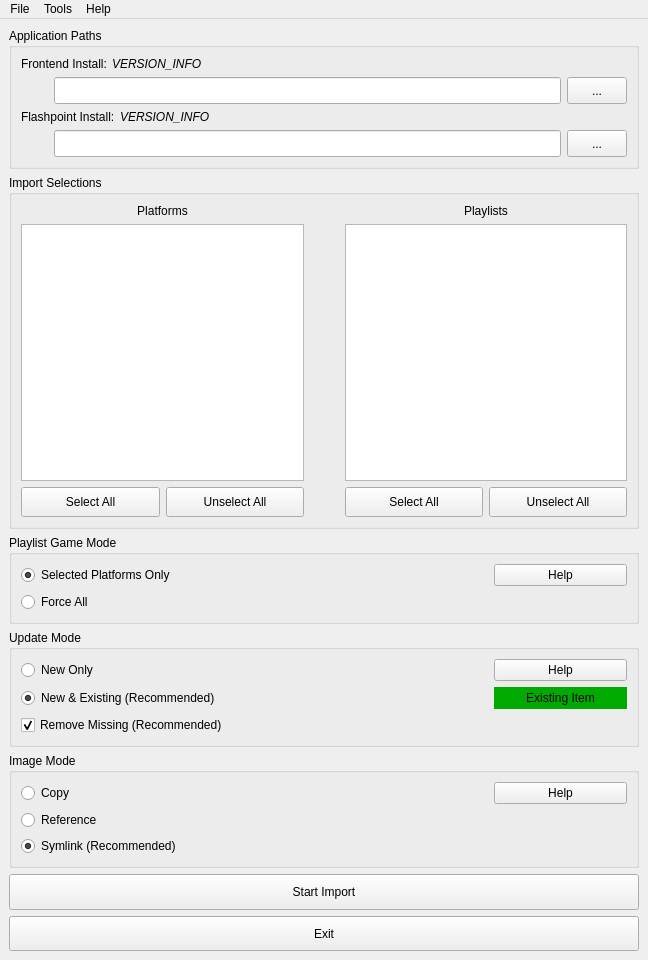
 <widget class="QMainWindow" name="MainWindow">
  <property name="geometry">
   <rect>
    <x>0</x>
    <y>0</y>
    <width>648</width>
    <height>960</height>
   </rect>
  </property>
  <property name="windowTitle">
   <string>MainWindow</string>
  </property>
  <widget class="QWidget" name="centralwidget">
   <layout class="QVBoxLayout" name="verticalLayout_3" stretch="0,0,0,0,0,0,0">
    <item>
     <widget class="QGroupBox" name="groupBox_appPathInputs">
      <property name="sizePolicy">
       <sizepolicy hsizetype="Preferred" vsizetype="Preferred">
        <horstretch>0</horstretch>
        <verstretch>3</verstretch>
       </sizepolicy>
      </property>
      <property name="title">
       <string>Application Paths</string>
      </property>
      <layout class="QGridLayout" name="gridLayout">
       <property name="topMargin">
        <number>9</number>
       </property>
       <item row="2" column="1">
        <widget class="QLineEdit" name="lineEdit_frontendPath">
         <property name="sizePolicy">
          <sizepolicy hsizetype="Expanding" vsizetype="Minimum">
           <horstretch>20</horstretch>
           <verstretch>1</verstretch>
          </sizepolicy>
         </property>
         <property name="minimumSize">
          <size>
           <width>200</width>
           <height>22</height>
          </size>
         </property>
         <property name="font">
          <font>
           <pointsize>9</pointsize>
          </font>
         </property>
        </widget>
       </item>
       <item row="2" column="0">
        <widget class="QLabel" name="icon_frontend_install_status">
         <property name="sizePolicy">
          <sizepolicy hsizetype="Fixed" vsizetype="Fixed">
           <horstretch>0</horstretch>
           <verstretch>0</verstretch>
          </sizepolicy>
         </property>
         <property name="minimumSize">
          <size>
           <width>27</width>
           <height>27</height>
          </size>
         </property>
         <property name="maximumSize">
          <size>
           <width>27</width>
           <height>27</height>
          </size>
         </property>
         <property name="sizeIncrement">
          <size>
           <width>0</width>
           <height>0</height>
          </size>
         </property>
         <property name="baseSize">
          <size>
           <width>0</width>
           <height>0</height>
          </size>
         </property>
         <property name="text">
          <string/>
         </property>
         <property name="textFormat">
          <enum>Qt::PlainText</enum>
         </property>
         <property name="pixmap">
          <pixmap resource="../res/resources.qrc">:/icon/No_Install.png</pixmap>
         </property>
         <property name="scaledContents">
          <bool>true</bool>
         </property>
         <property name="alignment">
          <set>Qt::AlignLeading|Qt::AlignLeft|Qt::AlignVCenter</set>
         </property>
        </widget>
       </item>
       <item row="6" column="0">
        <widget class="QLabel" name="icon_flashpoint_install_status">
         <property name="sizePolicy">
          <sizepolicy hsizetype="Fixed" vsizetype="Fixed">
           <horstretch>1</horstretch>
           <verstretch>0</verstretch>
          </sizepolicy>
         </property>
         <property name="minimumSize">
          <size>
           <width>27</width>
           <height>27</height>
          </size>
         </property>
         <property name="maximumSize">
          <size>
           <width>27</width>
           <height>27</height>
          </size>
         </property>
         <property name="text">
          <string/>
         </property>
         <property name="pixmap">
          <pixmap resource="../res/resources.qrc">:/icon/No_Install.png</pixmap>
         </property>
         <property name="scaledContents">
          <bool>true</bool>
         </property>
        </widget>
       </item>
       <item row="6" column="1">
        <widget class="QLineEdit" name="lineEdit_flashpointPath">
         <property name="sizePolicy">
          <sizepolicy hsizetype="Expanding" vsizetype="Minimum">
           <horstretch>20</horstretch>
           <verstretch>0</verstretch>
          </sizepolicy>
         </property>
         <property name="minimumSize">
          <size>
           <width>200</width>
           <height>22</height>
          </size>
         </property>
         <property name="font">
          <font>
           <pointsize>9</pointsize>
          </font>
         </property>
        </widget>
       </item>
       <item row="2" column="2">
        <widget class="QPushButton" name="pushButton_frontendBrowse">
         <property name="sizePolicy">
          <sizepolicy hsizetype="Preferred" vsizetype="Minimum">
           <horstretch>1</horstretch>
           <verstretch>0</verstretch>
          </sizepolicy>
         </property>
         <property name="minimumSize">
          <size>
           <width>60</width>
           <height>22</height>
          </size>
         </property>
         <property name="text">
          <string>...</string>
         </property>
        </widget>
       </item>
       <item row="6" column="2">
        <widget class="QPushButton" name="pushButton_flashpointBrowse">
         <property name="sizePolicy">
          <sizepolicy hsizetype="Preferred" vsizetype="Minimum">
           <horstretch>1</horstretch>
           <verstretch>0</verstretch>
          </sizepolicy>
         </property>
         <property name="minimumSize">
          <size>
           <width>60</width>
           <height>22</height>
          </size>
         </property>
         <property name="text">
          <string>...</string>
         </property>
        </widget>
       </item>
       <item row="5" column="0" colspan="2">
        <layout class="QHBoxLayout" name="horizontalLayout" stretch="0,1">
         <property name="spacing">
          <number>5</number>
         </property>
         <item>
          <widget class="QLabel" name="label_flashpointPath">
           <property name="text">
            <string>Flashpoint Install:</string>
           </property>
          </widget>
         </item>
         <item>
          <widget class="QLabel" name="label_flashpointVersion">
           <property name="font">
            <font>
             <italic>true</italic>
            </font>
           </property>
           <property name="text">
            <string>VERSION_INFO</string>
           </property>
           <property name="margin">
            <number>0</number>
           </property>
          </widget>
         </item>
        </layout>
       </item>
       <item row="1" column="0" colspan="2">
        <layout class="QHBoxLayout" name="horizontalLayout_5" stretch="0,1">
         <property name="spacing">
          <number>5</number>
         </property>
         <property name="leftMargin">
          <number>0</number>
         </property>
         <item>
          <widget class="QLabel" name="label_frontendPath">
           <property name="text">
            <string>Frontend Install:</string>
           </property>
           <property name="indent">
            <number>0</number>
           </property>
          </widget>
         </item>
         <item>
          <widget class="QLabel" name="label_frontendVersion">
           <property name="font">
            <font>
             <italic>true</italic>
            </font>
           </property>
           <property name="text">
            <string>VERSION_INFO</string>
           </property>
          </widget>
         </item>
        </layout>
       </item>
      </layout>
     </widget>
    </item>
    <item>
     <widget class="QGroupBox" name="groupBox_importSelection">
      <property name="enabled">
       <bool>true</bool>
      </property>
      <property name="sizePolicy">
       <sizepolicy hsizetype="Preferred" vsizetype="Expanding">
        <horstretch>0</horstretch>
        <verstretch>10</verstretch>
       </sizepolicy>
      </property>
      <property name="title">
       <string>Import Selections</string>
      </property>
      <layout class="QHBoxLayout" name="horizontalLayout_4">
       <item>
        <layout class="QVBoxLayout" name="verticalLayout" stretch="0,17,2">
         <item>
          <widget class="QLabel" name="label_platformOptions">
           <property name="text">
            <string>Platforms</string>
           </property>
           <property name="alignment">
            <set>Qt::AlignCenter</set>
           </property>
          </widget>
         </item>
         <item>
          <widget class="QListWidget" name="listWidget_platformChoices">
           <property name="sizePolicy">
            <sizepolicy hsizetype="Expanding" vsizetype="Expanding">
             <horstretch>0</horstretch>
             <verstretch>10</verstretch>
            </sizepolicy>
           </property>
           <property name="minimumSize">
            <size>
             <width>150</width>
             <height>35</height>
            </size>
           </property>
           <property name="selectionMode">
            <enum>QAbstractItemView::NoSelection</enum>
           </property>
          </widget>
         </item>
         <item>
          <layout class="QHBoxLayout" name="horizontalLayout_2" stretch="0,0">
           <item>
            <widget class="QPushButton" name="pushButton_selectAll_platforms">
             <property name="sizePolicy">
              <sizepolicy hsizetype="Minimum" vsizetype="Expanding">
               <horstretch>0</horstretch>
               <verstretch>5</verstretch>
              </sizepolicy>
             </property>
             <property name="minimumSize">
              <size>
               <width>0</width>
               <height>22</height>
              </size>
             </property>
             <property name="text">
              <string>Select All</string>
             </property>
            </widget>
           </item>
           <item>
            <widget class="QPushButton" name="pushButton_selectNone_platforms">
             <property name="sizePolicy">
              <sizepolicy hsizetype="Minimum" vsizetype="Minimum">
               <horstretch>0</horstretch>
               <verstretch>5</verstretch>
              </sizepolicy>
             </property>
             <property name="minimumSize">
              <size>
               <width>0</width>
               <height>22</height>
              </size>
             </property>
             <property name="text">
              <string>Unselect All</string>
             </property>
            </widget>
           </item>
          </layout>
         </item>
        </layout>
       </item>
       <item>
        <spacer name="horizontalSpacer">
         <property name="orientation">
          <enum>Qt::Horizontal</enum>
         </property>
         <property name="sizeType">
          <enum>QSizePolicy::Preferred</enum>
         </property>
         <property name="sizeHint" stdset="0">
          <size>
           <width>35</width>
           <height>20</height>
          </size>
         </property>
        </spacer>
       </item>
       <item>
        <layout class="QVBoxLayout" name="verticalLayout_2" stretch="0,17,2">
         <item>
          <widget class="QLabel" name="label_playlistOptions">
           <property name="text">
            <string>Playlists</string>
           </property>
           <property name="alignment">
            <set>Qt::AlignCenter</set>
           </property>
          </widget>
         </item>
         <item>
          <widget class="QListWidget" name="listWidget_playlistChoices">
           <property name="minimumSize">
            <size>
             <width>150</width>
             <height>35</height>
            </size>
           </property>
           <property name="selectionMode">
            <enum>QAbstractItemView::NoSelection</enum>
           </property>
          </widget>
         </item>
         <item>
          <layout class="QHBoxLayout" name="horizontalLayout_3">
           <property name="sizeConstraint">
            <enum>QLayout::SetDefaultConstraint</enum>
           </property>
           <item>
            <widget class="QPushButton" name="pushButton_selectAll_playlists">
             <property name="sizePolicy">
              <sizepolicy hsizetype="Minimum" vsizetype="Minimum">
               <horstretch>0</horstretch>
               <verstretch>0</verstretch>
              </sizepolicy>
             </property>
             <property name="minimumSize">
              <size>
               <width>0</width>
               <height>22</height>
              </size>
             </property>
             <property name="text">
              <string>Select All</string>
             </property>
            </widget>
           </item>
           <item>
            <widget class="QPushButton" name="pushButton_selectNone_playlists">
             <property name="sizePolicy">
              <sizepolicy hsizetype="Minimum" vsizetype="Minimum">
               <horstretch>0</horstretch>
               <verstretch>0</verstretch>
              </sizepolicy>
             </property>
             <property name="minimumSize">
              <size>
               <width>0</width>
               <height>22</height>
              </size>
             </property>
             <property name="text">
              <string>Unselect All</string>
             </property>
            </widget>
           </item>
          </layout>
         </item>
        </layout>
       </item>
      </layout>
     </widget>
    </item>
    <item>
     <widget class="QGroupBox" name="groupBox_playlistGameMode">
      <property name="sizePolicy">
       <sizepolicy hsizetype="Preferred" vsizetype="Preferred">
        <horstretch>0</horstretch>
        <verstretch>2</verstretch>
       </sizepolicy>
      </property>
      <property name="title">
       <string>Playlist Game Mode</string>
      </property>
      <layout class="QGridLayout" name="gridLayout_6" rowstretch="1,0" columnstretch="6,1,2">
       <item row="0" column="1">
        <spacer name="horizontalSpacer_4">
         <property name="orientation">
          <enum>Qt::Horizontal</enum>
         </property>
         <property name="sizeHint" stdset="0">
          <size>
           <width>40</width>
           <height>20</height>
          </size>
         </property>
        </spacer>
       </item>
       <item row="0" column="2">
        <widget class="QPushButton" name="pushButton_playlistGameModeHelp">
         <property name="sizePolicy">
          <sizepolicy hsizetype="Minimum" vsizetype="Minimum">
           <horstretch>0</horstretch>
           <verstretch>1</verstretch>
          </sizepolicy>
         </property>
         <property name="minimumSize">
          <size>
           <width>100</width>
           <height>22</height>
          </size>
         </property>
         <property name="maximumSize">
          <size>
           <width>270</width>
           <height>40</height>
          </size>
         </property>
         <property name="text">
          <string>Help</string>
         </property>
         <property name="icon">
          <iconset resource="../res/resources.qrc">
           <normaloff>:/icon/Update_Mode_Info.png</normaloff>:/icon/Update_Mode_Info.png</iconset>
         </property>
         <attribute name="buttonGroup">
          <string notr="true">buttonGroup_imageMode</string>
         </attribute>
        </widget>
       </item>
       <item row="1" column="0">
        <widget class="QRadioButton" name="radioButton_forceAll">
         <property name="sizePolicy">
          <sizepolicy hsizetype="Minimum" vsizetype="Minimum">
           <horstretch>0</horstretch>
           <verstretch>0</verstretch>
          </sizepolicy>
         </property>
         <property name="text">
          <string>Force All</string>
         </property>
         <property name="checked">
          <bool>false</bool>
         </property>
        </widget>
       </item>
       <item row="0" column="0">
        <widget class="QRadioButton" name="radioButton_selectedPlatformsOnly">
         <property name="sizePolicy">
          <sizepolicy hsizetype="Minimum" vsizetype="Minimum">
           <horstretch>0</horstretch>
           <verstretch>0</verstretch>
          </sizepolicy>
         </property>
         <property name="text">
          <string>Selected Platforms Only</string>
         </property>
         <property name="checked">
          <bool>true</bool>
         </property>
        </widget>
       </item>
      </layout>
     </widget>
    </item>
    <item>
     <widget class="QGroupBox" name="groupBox_updateMode">
      <property name="sizePolicy">
       <sizepolicy hsizetype="Preferred" vsizetype="Preferred">
        <horstretch>0</horstretch>
        <verstretch>3</verstretch>
       </sizepolicy>
      </property>
      <property name="title">
       <string>Update Mode</string>
      </property>
      <layout class="QGridLayout" name="gridLayout_4" rowstretch="1,1,1" columnstretch="6,1,2" rowminimumheight="0,0,0">
       <item row="0" column="1">
        <spacer name="horizontalSpacer_2">
         <property name="orientation">
          <enum>Qt::Horizontal</enum>
         </property>
         <property name="sizeType">
          <enum>QSizePolicy::Expanding</enum>
         </property>
         <property name="sizeHint" stdset="0">
          <size>
           <width>40</width>
           <height>20</height>
          </size>
         </property>
        </spacer>
       </item>
       <item row="0" column="2">
        <widget class="QPushButton" name="pushButton_updateModeHelp">
         <property name="sizePolicy">
          <sizepolicy hsizetype="Minimum" vsizetype="Minimum">
           <horstretch>0</horstretch>
           <verstretch>1</verstretch>
          </sizepolicy>
         </property>
         <property name="minimumSize">
          <size>
           <width>100</width>
           <height>22</height>
          </size>
         </property>
         <property name="maximumSize">
          <size>
           <width>270</width>
           <height>40</height>
          </size>
         </property>
         <property name="text">
          <string>Help</string>
         </property>
         <property name="icon">
          <iconset resource="../res/resources.qrc">
           <normaloff>:/icon/Update_Mode_Info.png</normaloff>:/icon/Update_Mode_Info.png</iconset>
         </property>
        </widget>
       </item>
       <item row="1" column="0">
        <widget class="QRadioButton" name="radioButton_updateExisting">
         <property name="sizePolicy">
          <sizepolicy hsizetype="Minimum" vsizetype="Minimum">
           <horstretch>0</horstretch>
           <verstretch>0</verstretch>
          </sizepolicy>
         </property>
         <property name="minimumSize">
          <size>
           <width>190</width>
           <height>0</height>
          </size>
         </property>
         <property name="text">
          <string>New &amp;&amp; Existing (Recommended)</string>
         </property>
         <property name="checked">
          <bool>true</bool>
         </property>
        </widget>
       </item>
       <item row="2" column="0">
        <widget class="QCheckBox" name="checkBox_removeMissing">
         <property name="sizePolicy">
          <sizepolicy hsizetype="Minimum" vsizetype="Minimum">
           <horstretch>0</horstretch>
           <verstretch>0</verstretch>
          </sizepolicy>
         </property>
         <property name="minimumSize">
          <size>
           <width>190</width>
           <height>0</height>
          </size>
         </property>
         <property name="text">
          <string>Remove Missing (Recommended)</string>
         </property>
         <property name="checked">
          <bool>true</bool>
         </property>
        </widget>
       </item>
       <item row="0" column="0">
        <widget class="QRadioButton" name="radioButton_onlyAdd">
         <property name="sizePolicy">
          <sizepolicy hsizetype="Minimum" vsizetype="Minimum">
           <horstretch>0</horstretch>
           <verstretch>0</verstretch>
          </sizepolicy>
         </property>
         <property name="minimumSize">
          <size>
           <width>190</width>
           <height>0</height>
          </size>
         </property>
         <property name="text">
          <string>New Only</string>
         </property>
         <property name="checked">
          <bool>false</bool>
         </property>
        </widget>
       </item>
       <item row="1" column="2">
        <widget class="QLabel" name="label_existingItemColor">
         <property name="enabled">
          <bool>true</bool>
         </property>
         <property name="sizePolicy">
          <sizepolicy hsizetype="Minimum" vsizetype="Minimum">
           <horstretch>0</horstretch>
           <verstretch>1</verstretch>
          </sizepolicy>
         </property>
         <property name="minimumSize">
          <size>
           <width>100</width>
           <height>22</height>
          </size>
         </property>
         <property name="maximumSize">
          <size>
           <width>270</width>
           <height>40</height>
          </size>
         </property>
         <property name="sizeIncrement">
          <size>
           <width>0</width>
           <height>40</height>
          </size>
         </property>
         <property name="palette">
          <palette>
           <active>
            <colorrole role="WindowText">
             <brush brushstyle="SolidPattern">
              <color alpha="255">
               <red>0</red>
               <green>0</green>
               <blue>0</blue>
              </color>
             </brush>
            </colorrole>
            <colorrole role="Base">
             <brush brushstyle="SolidPattern">
              <color alpha="255">
               <red>255</red>
               <green>255</green>
               <blue>255</blue>
              </color>
             </brush>
            </colorrole>
            <colorrole role="Window">
             <brush brushstyle="SolidPattern">
              <color alpha="255">
               <red>0</red>
               <green>170</green>
               <blue>0</blue>
              </color>
             </brush>
            </colorrole>
           </active>
           <inactive>
            <colorrole role="WindowText">
             <brush brushstyle="SolidPattern">
              <color alpha="255">
               <red>0</red>
               <green>0</green>
               <blue>0</blue>
              </color>
             </brush>
            </colorrole>
            <colorrole role="Base">
             <brush brushstyle="SolidPattern">
              <color alpha="255">
               <red>255</red>
               <green>255</green>
               <blue>255</blue>
              </color>
             </brush>
            </colorrole>
            <colorrole role="Window">
             <brush brushstyle="SolidPattern">
              <color alpha="255">
               <red>0</red>
               <green>170</green>
               <blue>0</blue>
              </color>
             </brush>
            </colorrole>
           </inactive>
           <disabled>
            <colorrole role="WindowText">
             <brush brushstyle="SolidPattern">
              <color alpha="255">
               <red>222</red>
               <green>222</green>
               <blue>222</blue>
              </color>
             </brush>
            </colorrole>
            <colorrole role="Base">
             <brush brushstyle="SolidPattern">
              <color alpha="255">
               <red>0</red>
               <green>170</green>
               <blue>0</blue>
              </color>
             </brush>
            </colorrole>
            <colorrole role="Window">
             <brush brushstyle="SolidPattern">
              <color alpha="255">
               <red>0</red>
               <green>170</green>
               <blue>0</blue>
              </color>
             </brush>
            </colorrole>
           </disabled>
          </palette>
         </property>
         <property name="autoFillBackground">
          <bool>true</bool>
         </property>
         <property name="text">
          <string>Existing Item</string>
         </property>
         <property name="alignment">
          <set>Qt::AlignCenter</set>
         </property>
        </widget>
       </item>
      </layout>
     </widget>
    </item>
    <item>
     <widget class="QGroupBox" name="groupBox_imageMode">
      <property name="sizePolicy">
       <sizepolicy hsizetype="Preferred" vsizetype="Preferred">
        <horstretch>0</horstretch>
        <verstretch>2</verstretch>
       </sizepolicy>
      </property>
      <property name="title">
       <string>Image Mode</string>
      </property>
      <layout class="QGridLayout" name="gridLayout_5" rowstretch="1,1,0" columnstretch="6,1,2">
       <item row="0" column="0">
        <widget class="QRadioButton" name="radioButton_copy">
         <property name="sizePolicy">
          <sizepolicy hsizetype="Minimum" vsizetype="Minimum">
           <horstretch>0</horstretch>
           <verstretch>0</verstretch>
          </sizepolicy>
         </property>
         <property name="text">
          <string>Copy</string>
         </property>
         <attribute name="buttonGroup">
          <string notr="true">buttonGroup_imageMode</string>
         </attribute>
        </widget>
       </item>
       <item row="0" column="2">
        <widget class="QPushButton" name="pushButton_imageModeHelp">
         <property name="sizePolicy">
          <sizepolicy hsizetype="Minimum" vsizetype="Minimum">
           <horstretch>0</horstretch>
           <verstretch>1</verstretch>
          </sizepolicy>
         </property>
         <property name="minimumSize">
          <size>
           <width>100</width>
           <height>22</height>
          </size>
         </property>
         <property name="maximumSize">
          <size>
           <width>270</width>
           <height>40</height>
          </size>
         </property>
         <property name="text">
          <string>Help</string>
         </property>
         <property name="icon">
          <iconset resource="../res/resources.qrc">
           <normaloff>:/icon/Update_Mode_Info.png</normaloff>:/icon/Update_Mode_Info.png</iconset>
         </property>
        </widget>
       </item>
       <item row="0" column="1">
        <spacer name="horizontalSpacer_3">
         <property name="orientation">
          <enum>Qt::Horizontal</enum>
         </property>
         <property name="sizeHint" stdset="0">
          <size>
           <width>40</width>
           <height>20</height>
          </size>
         </property>
        </spacer>
       </item>
       <item row="1" column="0">
        <widget class="QRadioButton" name="radioButton_reference">
         <property name="sizePolicy">
          <sizepolicy hsizetype="Minimum" vsizetype="Minimum">
           <horstretch>0</horstretch>
           <verstretch>0</verstretch>
          </sizepolicy>
         </property>
         <property name="text">
          <string>Reference</string>
         </property>
         <property name="checked">
          <bool>false</bool>
         </property>
         <attribute name="buttonGroup">
          <string notr="true">buttonGroup_imageMode</string>
         </attribute>
        </widget>
       </item>
       <item row="2" column="0">
        <widget class="QRadioButton" name="radioButton_link">
         <property name="sizePolicy">
          <sizepolicy hsizetype="Minimum" vsizetype="Minimum">
           <horstretch>0</horstretch>
           <verstretch>0</verstretch>
          </sizepolicy>
         </property>
         <property name="text">
          <string>Symlink (Recommended) </string>
         </property>
         <property name="checked">
          <bool>true</bool>
         </property>
         <attribute name="buttonGroup">
          <string notr="true">buttonGroup_imageMode</string>
         </attribute>
        </widget>
       </item>
      </layout>
     </widget>
    </item>
    <item>
     <widget class="QPushButton" name="pushButton_startImport">
      <property name="sizePolicy">
       <sizepolicy hsizetype="Minimum" vsizetype="MinimumExpanding">
        <horstretch>0</horstretch>
        <verstretch>1</verstretch>
       </sizepolicy>
      </property>
      <property name="text">
       <string>Start Import</string>
      </property>
     </widget>
    </item>
    <item>
     <widget class="QPushButton" name="pushButton_exit">
      <property name="sizePolicy">
       <sizepolicy hsizetype="Minimum" vsizetype="MinimumExpanding">
        <horstretch>0</horstretch>
        <verstretch>1</verstretch>
       </sizepolicy>
      </property>
      <property name="text">
       <string>Exit</string>
      </property>
     </widget>
    </item>
   </layout>
  </widget>
  <widget class="QMenuBar" name="menubar">
   <property name="geometry">
    <rect>
     <x>0</x>
     <y>0</y>
     <width>648</width>
     <height>21</height>
    </rect>
   </property>
   <widget class="QMenu" name="menuFile">
    <property name="title">
     <string>File</string>
    </property>
    <addaction name="action_exit"/>
   </widget>
   <widget class="QMenu" name="menuTools">
    <property name="title">
     <string>Tools</string>
    </property>
    <addaction name="action_editTagFilter"/>
    <addaction name="separator"/>
    <addaction name="action_forceDownloadImages"/>
    <addaction name="action_includeAnimations"/>
    <addaction name="separator"/>
    <addaction name="action_deployCLIFp"/>
   </widget>
   <widget class="QMenu" name="menuHelp">
    <property name="title">
     <string>Help</string>
    </property>
    <addaction name="action_goToOFLIbGitHub"/>
    <addaction name="action_goToCLIFpGitHub"/>
    <addaction name="action_goToLBForums"/>
   </widget>
   <addaction name="menuFile"/>
   <addaction name="menuTools"/>
   <addaction name="menuHelp"/>
  </widget>
  <action name="action_exit">
   <property name="icon">
    <iconset resource="../res/resources.qrc">
     <normaloff>:/icon/Exit.png</normaloff>:/icon/Exit.png</iconset>
   </property>
   <property name="text">
    <string>Exit</string>
   </property>
  </action>
  <action name="action_goToOFLIbGitHub">
   <property name="icon">
    <iconset resource="../res/resources.qrc">
     <normaloff>:/icon/GitHub.png</normaloff>:/icon/GitHub.png</iconset>
   </property>
   <property name="text">
    <string>OFLIb (This Import Tool) GitHub</string>
   </property>
  </action>
  <action name="action_goToCLIFpGitHub">
   <property name="icon">
    <iconset resource="../res/resources.qrc">
     <normaloff>:/icon/GitHub.png</normaloff>:/icon/GitHub.png</iconset>
   </property>
   <property name="text">
    <string>CLIFp (Command-line Interface) GitHub</string>
   </property>
  </action>
  <action name="action_goToLBForums">
   <property name="icon">
    <iconset resource="../res/resources.qrc">
     <normaloff>:/icon/LaunchBox.png</normaloff>:/icon/LaunchBox.png</iconset>
   </property>
   <property name="text">
    <string>LaunchBox Forums Release Page</string>
   </property>
  </action>
  <action name="action_deployCLIFp">
   <property name="icon">
    <iconset resource="../res/resources.qrc">
     <normaloff>:/icon/CLIFp.png</normaloff>:/icon/CLIFp.png</iconset>
   </property>
   <property name="text">
    <string>Deploy CLIFp</string>
   </property>
  </action>
  <action name="action_includeExtreme">
   <property name="checkable">
    <bool>true</bool>
   </property>
   <property name="checked">
    <bool>false</bool>
   </property>
   <property name="text">
    <string>Include Extreme/Adult Games</string>
   </property>
  </action>
  <action name="action_includeAnimations">
   <property name="checkable">
    <bool>true</bool>
   </property>
   <property name="text">
    <string>Include Animations</string>
   </property>
  </action>
  <action name="action_editTagFilter">
   <property name="enabled">
    <bool>false</bool>
   </property>
   <property name="text">
    <string>Edit Tag Filter</string>
   </property>
  </action>
  <action name="action_forceDownloadImages">
   <property name="checkable">
    <bool>true</bool>
   </property>
   <property name="enabled">
    <bool>false</bool>
   </property>
   <property name="text">
    <string>Force Download Images</string>
   </property>
  </action>
 </widget>
